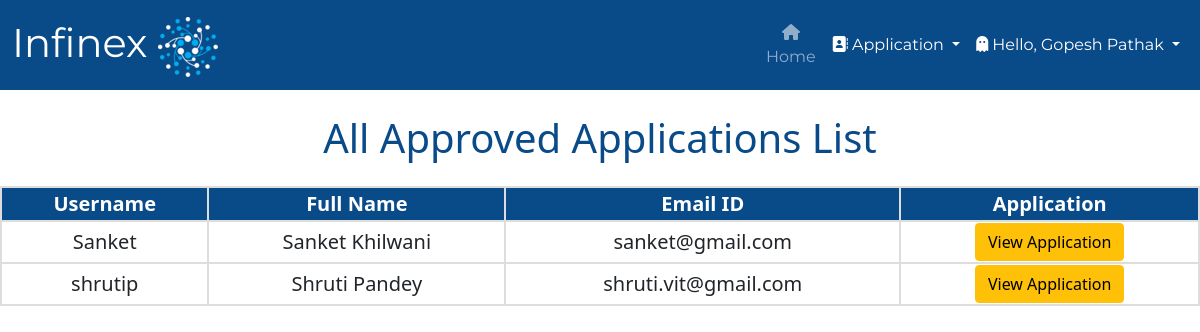
The page /approved_applications/ (signed in) on the database its author committed.
### college/models.py (models this page shows, shortened)
class Application(models.Model):
    COURSES = (
    ('Computer Science Engineering', 'Computer Science Engineering'),
    ('Information Technology Engineering', 'Information Technology Engineering'),
    ('Electronics and Telecommunication Engineering', 'Electronics and Telecommunication Engineering'),
    ('Electronics Engineering', 'Electronics Engineering'),
    )
    STATUS = (
        ('Approved', 'Approved'),
        ('Pending', 'Pending'),
        ('Rejected', 'Rejected'),
    )
    user = models.OneToOneField(User, on_delete=models.CASCADE, blank=True, null=True)
    course = models.CharField(max_length=100, choices= COURSES)
    name = models.CharField(max_length=200)
    email = models.CharField(max_length=200)
    phone_no = models.CharField(max_length=200)
    address = models.TextField(max_length=200)
    student_profile = models.ImageField(upload_to="images")
    ssc_percentage = models.DecimalField(max_digits=4, decimal_places=2, null=True)
    ssc_marksheet = models.ImageField(upload_to="images", null=True)
    ssc_passing_certificate = models.ImageField(upload_to="images", null=True)
    ssc_leaving_certificate = models.ImageField(upload_to="images", null=True)
    hsc_percentage = models.DecimalField(max_digits=4, decimal_places=2, null=True)
    hsc_marksheet = models.ImageField(upload_to="images", null=True)
    hsc_passing_certificate = models.ImageField(upload_to="images", null=True)
    hsc_leaving_certificate = models.ImageField(upload_to="images", null=True)
    cet_percentile = models.DecimalField(max_digits=5, decimal_places=3, null=True)
    cet_scorecard = models.ImageField(upload_to="images", null=True)
    jee_percentile = models.DecimalField(max_digits=5, decimal_places=3, null=True)
    jee_scorecard = models.ImageField(upload_to="images", null=True)
    Application_Status = models.TextField(max_length=100, choices=STATUS, default="Pending")
    message = models.TextField(max_length=100, default="", null=True, blank=True)

### college/views.py (the view)
# urls.py: path("approved_applications/", views.approved_applications, name="approved_applications"),
def approved_applications(request):
    if not request.user.is_superuser:
        return redirect("/login")
    approved = Application.objects.filter(Application_Status="Approved")
    return render(request, "approved_applications.html", {'approved':approved})

### college/templates/approved_applications.html (shortened to what this page needs)
{% extends 'admin.html' %}
    {% block body %}
    <h1 class="mt-4">All Approved Applications List</h1>
    <div class="users-table mt-4">
    <table>
        <tbody>
            <tr>
                <th>Username</th>
                <th>Full Name</th>
                <th>Email ID</th>
                <th>Application</th>
            </tr>
            {% for i in approved %}
            <tr>
                <td>{{i.user}}</td>
                <td>{{i.name}}</td>
                <td>{{i.email}}</td>
                <td><a href="/student_application/{{i.id}}/" class="btn btn-warning">View Application</a></td>
            </tr>
            {% endfor %}
        </tbody>
    </table>
    {% endblock %}

### college/templates/admin.html (shortened to what this page needs)
<!doctype html>
<html lang="en">
<head>
  {% load static %}
  <link href="https://cdn.jsdelivr.net/npm/bootstrap@5.0.2/dist/css/bootstrap.min.css" rel="stylesheet">
  <link rel="stylesheet" type="text/css" href="{% static 'css/basic.css' %}">
  <link rel="stylesheet" href="https://cdnjs.cloudflare.com/ajax/libs/font-awesome/5.15.3/css/all.min.css">
</head>
<body>
  <nav class="navbar navbar-expand-lg navbar-dark">
    <div class="container-fluid">
      <a class="navbar-brand" href="#">Infinex <img src={% static "images/logoplainwhite2.png" %}/></a>
      <div class="collapse navbar-collapse" id="navbarSupportedContent">
        <ul class="navbar-nav me-auto mb-2 mb-lg-0">
          <li class="nav-item">
            <a class="nav-link {% block admin %} {% endblock %}" aria-current="page" href="/handle_admin/"><i class="fa fa-home"></i> Home</a>
          </li>
        </ul>
        <div class="collapse navbar-collapse" id="navbarNavDarkDropdown">
          <ul class="navbar-nav">
            <li class="nav-item dropdown">
              <a class="nav-link active dropdown-toggle" href="#" id="navbarDarkDropdownMenuLink" role="button"
                data-bs-toggle="dropdown" aria-expanded="false">
                <i class="fa fa-address-book"></i> Application
              </a>
            </li>
          </ul>
        </div>
      </div>
      <div class="collapse navbar-collapse" id="navbarNavDarkDropdown">
        <ul class="navbar-nav">
          <li class="nav-item dropdown">
            <a class="nav-link active dropdown-toggle" href="#" id="navbarDarkDropdownMenuLink" role="button"
              data-bs-toggle="dropdown" aria-expanded="false">
              <i class="fa-solid fa-ghost"></i> Hello, {{request.user.get_full_name}}
            </a>
          </li>
        </ul>
      </div>
    </div>
  </nav>
  {% block body %}
  {% endblock %}
</body>
</html>

### static/css/basic.css (style rules this page uses)
.navbar { background-color: #094a89; display: flex; align-items: center; font-family: 'Montserrat', sans-serif; height: auto; margin: auto; overflow:visible; }
.navbar-brand { font-family: 'Montserrat', sans-serif; font-size: 40px; width: 850px; }
.nav-link { font-family: 'Montserrat', sans-serif; font-size: 16px; }
#navbarSupportedContent { text-align: center; }
#navbarDarkDropdownMenuLink { text-align: left; }

### college/templates/approved_applications.html (style rules this page uses)
h1 { text-align: center; color: #094a89; }
table { border-collapse: collapse; width: 100%; text-align: center; font-size: 20px; }
th { background-color: #094a89; color: white; }
th, td { border: 2px solid #ddd; }

### rows shown on the page
Application: user "Sanket", name "Sanket Khilwani", email "sanket@gmail.com"
Application: user "shrutip", name "Shruti Pandey", email "shruti.vit@gmail.com"

### other values the page prints
{{ request.user.get_full_name }} "Gopesh Pathak"
